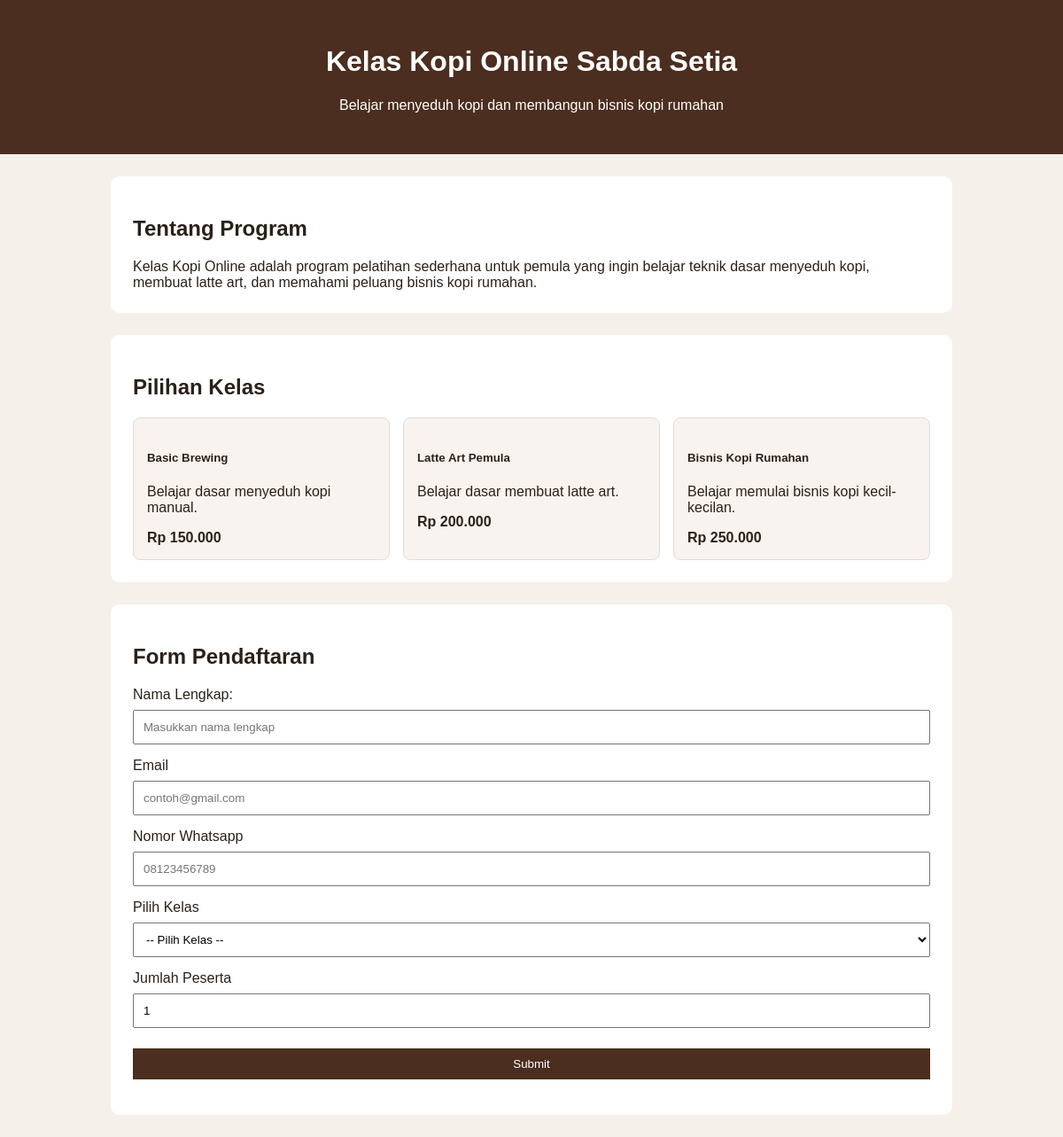
The page / on the database its author committed.
### tables this page shows
CREATE TABLE `courses` (
  `id` int(5) NOT NULL,
  `name` varchar(20) NOT NULL,
  `deskripsi` varchar(200) NOT NULL,
  `harga` double NOT NULL
);

### index.php (the view, shortened to what this page needs)
    <?php
    include 'header.php'
    ?>
<section class="container mt-3  border-0">
      <h1 class="prog">
Tentang Program
   </h1>
  <div class="card-body">
    Kelas Kopi Online adalah program pelatihan sederhana untuk pemula yang ingin belajar teknik dasar menyeduh kopi, membuat latte art, dan memahami peluang bisnis kopi rumahan.
  </div>
</section>
<section class="container mt-3">
<h1>Pilihan Kelas</h1>
<div class="row gap-3 cards">
    <?php
$sql="select * from courses";
$query=mysqli_query($conn, $sql);
while($result=mysqli_fetch_array($query)){
?>
<div class="card col " style="width: 15rem;">
  <div class="card-body">
    <h5 class="card-title"><?= $result['name']?></h5>
    <p class="card-text"><?= $result['deskripsi']?></p>
    <strong>Rp <?=  number_format($result['harga'],0,', ','.')?></strong>
  </div>
  </div>
  <?php
}
  ?>
</div>
</section>
<section class="container mt-3">
<h1>Form Pendaftaran</h1>
<form method="POST" action="sv_pendaftaran.php">
     <div class="mb-3">
    <label class="form-label">Nama Lengkap:</label>
    <input type="text" name="username" class="form-control" placeholder="Masukkan nama lengkap" >
  </div>
     <div class="mb-3">
    <label class="form-label">Email</label>
    <input type="email" name="email" class="form-control"  placeholder="contoh@gmail.com">
  </div>
  <div class="mb-3">
    <label class="form-label">Nomor Whatsapp</label>
    <input type="text" name="wa" class="form-control"  placeholder="08123456789">
  </div>
  <div class="mb-3">
    <label class="form-label">Pilih Kelas</label>
    <select name="kelas" class="form-control"  >
      <option value="">-- Pilih Kelas --</option>
    </select>
  </div>
    <div class="mb-3">
    <label class="form-label">Jumlah Peserta</label>
    <input type="number" place name="username" min="1" value="1" class="form-control" >
  </div>
    <button type="submit" name="daftar" class="form-control btn">Submit</button>
</form>
</section>
</body>
</html>

### header.php (shortened to what this page needs)
<!DOCTYPE html>
<html lang="en">
<head>
    <link rel="stylesheet" href="css/style2.css">
</head>
<body >
<header class="text-center row align-items-center" > <div > <h1>Kelas Kopi Online Sabda Setia </h1>
<p>Belajar menyeduh kopi dan membangun bisnis kopi rumahan</p>
</div></header>

### css/style2.css (style rules this page uses)
body { font-family: Arial, sans-serif; background: #f5f0ea; margin: 0; color: #2b2118; }
header { background: #4b2e1f; color: white; padding: 30px; text-align: center; }
section { max-width: 900px; margin: 25px auto; background: white; padding: 25px; border-radius: 10px; }
.cards { display: flex; gap: 15px; flex-wrap: wrap; }
.card { flex: 1; min-width: 220px; background: #f8f3ef; border: 1px solid #ddd; padding: 15px; border-radius: 8px; }
input, select, button { width: 100%; padding: 10px; margin-top: 8px; margin-bottom: 15px; box-sizing: border-box; }
button { background: #4b2e1f; color: white; border: none; cursor: pointer; }

### rows shown on the page
courses: name "Basic Brewing", deskripsi "Belajar dasar menyeduh kopi manual.", harga "150.000"
courses: name "Latte Art Pemula", deskripsi "Belajar dasar membuat latte art.", harga "200.000"
courses: name "Bisnis Kopi Rumahan", deskripsi "Belajar memulai bisnis kopi kecil-kecilan.", harga "250.000"
